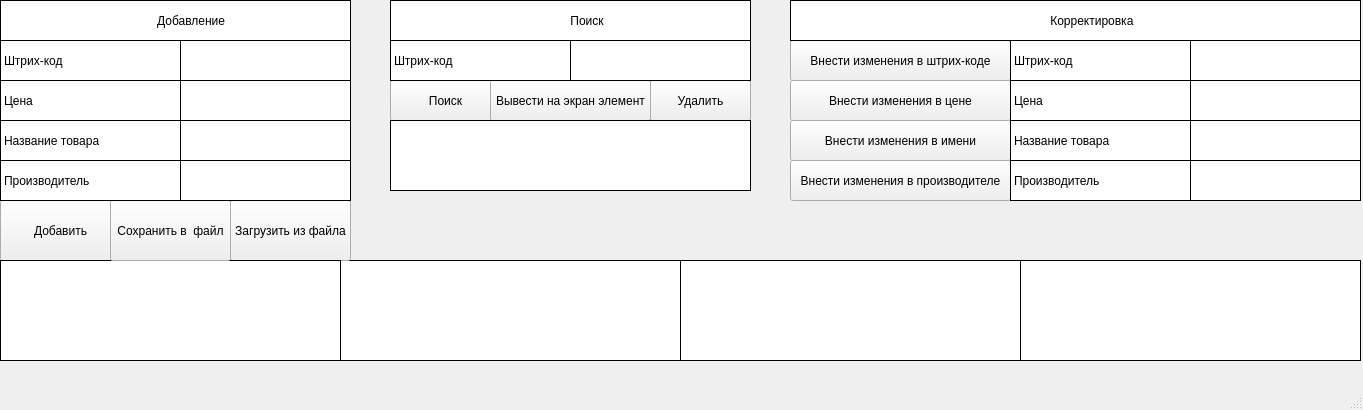
<?xml version="1.0" encoding="UTF-8"?>
<ui version="4.0">
 <class>MainWindow</class>
 <widget class="QMainWindow" name="MainWindow">
  <property name="geometry">
   <rect>
    <x>0</x>
    <y>0</y>
    <width>1363</width>
    <height>410</height>
   </rect>
  </property>
  <property name="windowTitle">
   <string>MainWindow</string>
  </property>
  <widget class="QWidget" name="centralwidget">
   <widget class="QLabel" name="label_6">
    <property name="geometry">
     <rect>
      <x>1020</x>
      <y>260</y>
      <width>341</width>
      <height>101</height>
     </rect>
    </property>
    <property name="styleSheet">
     <string notr="true">QLabel {
  background-color: white;
  color: black; 
  border: 1px solid black;
}
</string>
    </property>
    <property name="text">
     <string/>
    </property>
   </widget>
   <widget class="QLabel" name="label_3">
    <property name="geometry">
     <rect>
      <x>0</x>
      <y>120</y>
      <width>181</width>
      <height>41</height>
     </rect>
    </property>
    <property name="styleSheet">
     <string notr="true">QLabel {
  background-color: white;
  color: black; 
  border: 1px solid black;
}</string>
    </property>
    <property name="text">
     <string>Название товара</string>
    </property>
   </widget>
   <widget class="QLabel" name="label_12">
    <property name="geometry">
     <rect>
      <x>1010</x>
      <y>160</y>
      <width>181</width>
      <height>41</height>
     </rect>
    </property>
    <property name="styleSheet">
     <string notr="true">QLabel {
  background-color: white;
  color: black; 
  border: 1px solid black;
}
</string>
    </property>
    <property name="text">
     <string>Производитель</string>
    </property>
   </widget>
   <widget class="QLabel" name="label_4">
    <property name="geometry">
     <rect>
      <x>0</x>
      <y>160</y>
      <width>181</width>
      <height>41</height>
     </rect>
    </property>
    <property name="styleSheet">
     <string notr="true">QLabel {
  background-color: white;
  color: black; 
  border: 1px solid black;
}</string>
    </property>
    <property name="text">
     <string>Производитель</string>
    </property>
   </widget>
   <widget class="QPushButton" name="pushButton_7">
    <property name="geometry">
     <rect>
      <x>390</x>
      <y>80</y>
      <width>111</width>
      <height>41</height>
     </rect>
    </property>
    <property name="text">
     <string>Поиск</string>
    </property>
   </widget>
   <widget class="QLabel" name="label_8">
    <property name="geometry">
     <rect>
      <x>390</x>
      <y>0</y>
      <width>361</width>
      <height>41</height>
     </rect>
    </property>
    <property name="styleSheet">
     <string notr="true">QLabel {
  background-color: white;
  color: black; 
  border: 1px solid black;
}</string>
    </property>
    <property name="text">
     <string>                                                     Поиск</string>
    </property>
   </widget>
   <widget class="QLabel" name="label_14">
    <property name="geometry">
     <rect>
      <x>1010</x>
      <y>80</y>
      <width>181</width>
      <height>41</height>
     </rect>
    </property>
    <property name="styleSheet">
     <string notr="true">QLabel {
  background-color: white;
  color: black; 
  border: 1px solid black;
}
</string>
    </property>
    <property name="text">
     <string>Цена</string>
    </property>
   </widget>
   <widget class="QPushButton" name="pushButton_4">
    <property name="geometry">
     <rect>
      <x>790</x>
      <y>80</y>
      <width>221</width>
      <height>41</height>
     </rect>
    </property>
    <property name="text">
     <string>Внести изменения в цене</string>
    </property>
   </widget>
   <widget class="QPushButton" name="pushButton_10">
    <property name="geometry">
     <rect>
      <x>490</x>
      <y>80</y>
      <width>161</width>
      <height>41</height>
     </rect>
    </property>
    <property name="text">
     <string>Вывести на экран элемент</string>
    </property>
   </widget>
   <widget class="QLabel" name="label_13">
    <property name="geometry">
     <rect>
      <x>1010</x>
      <y>120</y>
      <width>181</width>
      <height>41</height>
     </rect>
    </property>
    <property name="styleSheet">
     <string notr="true">QLabel {
  background-color: white;
  color: black; 
  border: 1px solid black;
}
</string>
    </property>
    <property name="text">
     <string>Название товара</string>
    </property>
   </widget>
   <widget class="QLabel" name="label_9">
    <property name="geometry">
     <rect>
      <x>390</x>
      <y>40</y>
      <width>181</width>
      <height>41</height>
     </rect>
    </property>
    <property name="styleSheet">
     <string notr="true">QLabel {
  background-color: white;
  color: black; 
  border: 1px solid black;
}</string>
    </property>
    <property name="text">
     <string>Штрих-код</string>
    </property>
   </widget>
   <widget class="QPushButton" name="pushButton_3">
    <property name="geometry">
     <rect>
      <x>790</x>
      <y>40</y>
      <width>221</width>
      <height>41</height>
     </rect>
    </property>
    <property name="text">
     <string>Внести изменения в штрих-коде</string>
    </property>
   </widget>
   <widget class="QLabel" name="label_5">
    <property name="geometry">
     <rect>
      <x>0</x>
      <y>0</y>
      <width>351</width>
      <height>41</height>
     </rect>
    </property>
    <property name="styleSheet">
     <string notr="true">QLabel {
  background-color: white;
  color: black; 
  border: 1px solid black;
}</string>
    </property>
    <property name="text">
     <string>                                              Добавление</string>
    </property>
   </widget>
   <widget class="QLabel" name="label_15">
    <property name="geometry">
     <rect>
      <x>340</x>
      <y>260</y>
      <width>341</width>
      <height>101</height>
     </rect>
    </property>
    <property name="styleSheet">
     <string notr="true">QLabel {
  background-color: white;
  color: black; 
  border: 1px solid black;
}
</string>
    </property>
    <property name="text">
     <string/>
    </property>
   </widget>
   <widget class="QLineEdit" name="lineEdit">
    <property name="geometry">
     <rect>
      <x>180</x>
      <y>120</y>
      <width>171</width>
      <height>41</height>
     </rect>
    </property>
    <property name="styleSheet">
     <string notr="true">QLineEdit {
  background-color: white;
  color: black; 
  border: 1px solid black;
}</string>
    </property>
   </widget>
   <widget class="QLabel" name="label_7">
    <property name="geometry">
     <rect>
      <x>680</x>
      <y>260</y>
      <width>341</width>
      <height>101</height>
     </rect>
    </property>
    <property name="styleSheet">
     <string notr="true">QLabel {
  background-color: white;
  color: black; 
  border: 1px solid black;
}
</string>
    </property>
    <property name="text">
     <string/>
    </property>
   </widget>
   <widget class="QLabel" name="label_10">
    <property name="geometry">
     <rect>
      <x>1010</x>
      <y>40</y>
      <width>181</width>
      <height>41</height>
     </rect>
    </property>
    <property name="styleSheet">
     <string notr="true">QLabel {
  background-color: white;
  color: black; 
  border: 1px solid black;
}
</string>
    </property>
    <property name="text">
     <string>Штрих-код</string>
    </property>
   </widget>
   <widget class="QPushButton" name="pushButton_2">
    <property name="geometry">
     <rect>
      <x>0</x>
      <y>200</y>
      <width>121</width>
      <height>61</height>
     </rect>
    </property>
    <property name="styleSheet">
     <string notr="true"/>
    </property>
    <property name="text">
     <string>Добавить</string>
    </property>
   </widget>
   <widget class="QPushButton" name="pushButton_6">
    <property name="geometry">
     <rect>
      <x>790</x>
      <y>160</y>
      <width>221</width>
      <height>41</height>
     </rect>
    </property>
    <property name="text">
     <string>Внести изменения в производителе</string>
    </property>
   </widget>
   <widget class="QPushButton" name="pushButton">
    <property name="geometry">
     <rect>
      <x>650</x>
      <y>80</y>
      <width>101</width>
      <height>41</height>
     </rect>
    </property>
    <property name="text">
     <string>Удалить</string>
    </property>
   </widget>
   <widget class="QLabel" name="label_11">
    <property name="geometry">
     <rect>
      <x>790</x>
      <y>0</y>
      <width>571</width>
      <height>41</height>
     </rect>
    </property>
    <property name="styleSheet">
     <string notr="true">QLabel {
  background-color: white;
  color: black; 
  border: 1px solid black;
}
</string>
    </property>
    <property name="text">
     <string>                                                                             Корректировка</string>
    </property>
   </widget>
   <widget class="QLabel" name="label_17">
    <property name="geometry">
     <rect>
      <x>390</x>
      <y>120</y>
      <width>361</width>
      <height>71</height>
     </rect>
    </property>
    <property name="styleSheet">
     <string notr="true">QLabel {
  background-color: white;
  color: black; 
  border: 1px solid black;
}
</string>
    </property>
    <property name="text">
     <string/>
    </property>
   </widget>
   <widget class="QPushButton" name="pushButton_9">
    <property name="geometry">
     <rect>
      <x>230</x>
      <y>200</y>
      <width>121</width>
      <height>61</height>
     </rect>
    </property>
    <property name="text">
     <string>Загрузить из файла</string>
    </property>
   </widget>
   <widget class="QLabel" name="label_16">
    <property name="geometry">
     <rect>
      <x>0</x>
      <y>260</y>
      <width>341</width>
      <height>101</height>
     </rect>
    </property>
    <property name="styleSheet">
     <string notr="true">QLabel {
  background-color: white;
  color: black; 
  border: 1px solid black;
}
</string>
    </property>
    <property name="text">
     <string/>
    </property>
   </widget>
   <widget class="QPushButton" name="pushButton_8">
    <property name="geometry">
     <rect>
      <x>110</x>
      <y>200</y>
      <width>121</width>
      <height>61</height>
     </rect>
    </property>
    <property name="text">
     <string>Сохранить в  файл</string>
    </property>
   </widget>
   <widget class="QLabel" name="label">
    <property name="geometry">
     <rect>
      <x>0</x>
      <y>40</y>
      <width>181</width>
      <height>41</height>
     </rect>
    </property>
    <property name="styleSheet">
     <string notr="true">QLabel {
  background-color: white;
  color: black; 
  border: 1px solid black;
}</string>
    </property>
    <property name="text">
     <string>Штрих-код</string>
    </property>
   </widget>
   <widget class="QLabel" name="label_2">
    <property name="geometry">
     <rect>
      <x>0</x>
      <y>80</y>
      <width>181</width>
      <height>41</height>
     </rect>
    </property>
    <property name="styleSheet">
     <string notr="true">QLabel {
  background-color: white;
  color: black; 
  border: 1px solid black;
}</string>
    </property>
    <property name="text">
     <string>Цена</string>
    </property>
   </widget>
   <widget class="QPushButton" name="pushButton_5">
    <property name="geometry">
     <rect>
      <x>790</x>
      <y>120</y>
      <width>221</width>
      <height>41</height>
     </rect>
    </property>
    <property name="text">
     <string>Внести изменения в имени</string>
    </property>
   </widget>
   <widget class="QLineEdit" name="lineEdit_3">
    <property name="geometry">
     <rect>
      <x>180</x>
      <y>160</y>
      <width>171</width>
      <height>41</height>
     </rect>
    </property>
    <property name="styleSheet">
     <string notr="true">QLineEdit {
  background-color: white;
  color: black; 
  border: 1px solid black;
}</string>
    </property>
   </widget>
   <widget class="QLineEdit" name="lineEdit_4">
    <property name="geometry">
     <rect>
      <x>180</x>
      <y>80</y>
      <width>171</width>
      <height>41</height>
     </rect>
    </property>
    <property name="styleSheet">
     <string notr="true">QLineEdit {
  background-color: white;
  color: black; 
  border: 1px solid black;
}</string>
    </property>
   </widget>
   <widget class="QLineEdit" name="lineEdit_5">
    <property name="geometry">
     <rect>
      <x>180</x>
      <y>40</y>
      <width>171</width>
      <height>41</height>
     </rect>
    </property>
    <property name="styleSheet">
     <string notr="true">QLineEdit {
  background-color: white;
  color: black; 
  border: 1px solid black;
}</string>
    </property>
   </widget>
   <widget class="QLineEdit" name="lineEdit_6">
    <property name="geometry">
     <rect>
      <x>570</x>
      <y>40</y>
      <width>181</width>
      <height>41</height>
     </rect>
    </property>
    <property name="styleSheet">
     <string notr="true">QLineEdit {
  background-color: white;
  color: black; 
  border: 1px solid black;
}</string>
    </property>
   </widget>
   <widget class="QLineEdit" name="lineEdit_7">
    <property name="geometry">
     <rect>
      <x>1190</x>
      <y>80</y>
      <width>171</width>
      <height>41</height>
     </rect>
    </property>
    <property name="styleSheet">
     <string notr="true">QLineEdit {
  background-color: white;
  color: black; 
  border: 1px solid black;
}</string>
    </property>
   </widget>
   <widget class="QLineEdit" name="lineEdit_8">
    <property name="geometry">
     <rect>
      <x>1190</x>
      <y>160</y>
      <width>171</width>
      <height>41</height>
     </rect>
    </property>
    <property name="styleSheet">
     <string notr="true">QLineEdit {
  background-color: white;
  color: black; 
  border: 1px solid black;
}</string>
    </property>
   </widget>
   <widget class="QLineEdit" name="lineEdit_9">
    <property name="geometry">
     <rect>
      <x>1190</x>
      <y>40</y>
      <width>171</width>
      <height>41</height>
     </rect>
    </property>
    <property name="styleSheet">
     <string notr="true">QLineEdit {
  background-color: white;
  color: black; 
  border: 1px solid black;
}</string>
    </property>
   </widget>
   <widget class="QLineEdit" name="lineEdit_2">
    <property name="geometry">
     <rect>
      <x>1190</x>
      <y>120</y>
      <width>171</width>
      <height>41</height>
     </rect>
    </property>
    <property name="styleSheet">
     <string notr="true">QLineEdit {
  background-color: white;
  color: black; 
  border: 1px solid black;
}</string>
    </property>
   </widget>
   <zorder>label_6</zorder>
   <zorder>pushButton_7</zorder>
   <zorder>pushButton_4</zorder>
   <zorder>pushButton_10</zorder>
   <zorder>pushButton_3</zorder>
   <zorder>label_15</zorder>
   <zorder>lineEdit</zorder>
   <zorder>label_7</zorder>
   <zorder>pushButton_2</zorder>
   <zorder>pushButton_6</zorder>
   <zorder>pushButton</zorder>
   <zorder>label_17</zorder>
   <zorder>pushButton_9</zorder>
   <zorder>label_16</zorder>
   <zorder>pushButton_8</zorder>
   <zorder>pushButton_5</zorder>
   <zorder>label_5</zorder>
   <zorder>label</zorder>
   <zorder>label_2</zorder>
   <zorder>label_3</zorder>
   <zorder>label_4</zorder>
   <zorder>label_8</zorder>
   <zorder>label_9</zorder>
   <zorder>label_10</zorder>
   <zorder>label_11</zorder>
   <zorder>label_14</zorder>
   <zorder>label_13</zorder>
   <zorder>label_12</zorder>
   <zorder>lineEdit_3</zorder>
   <zorder>lineEdit_4</zorder>
   <zorder>lineEdit_5</zorder>
   <zorder>lineEdit_6</zorder>
   <zorder>lineEdit_7</zorder>
   <zorder>lineEdit_8</zorder>
   <zorder>lineEdit_9</zorder>
   <zorder>lineEdit_2</zorder>
  </widget>
  <widget class="QMenuBar" name="menubar">
   <property name="geometry">
    <rect>
     <x>0</x>
     <y>0</y>
     <width>1363</width>
     <height>21</height>
    </rect>
   </property>
  </widget>
  <widget class="QStatusBar" name="statusbar"/>
 </widget>
 <resources/>
 <connections/>
</ui>
